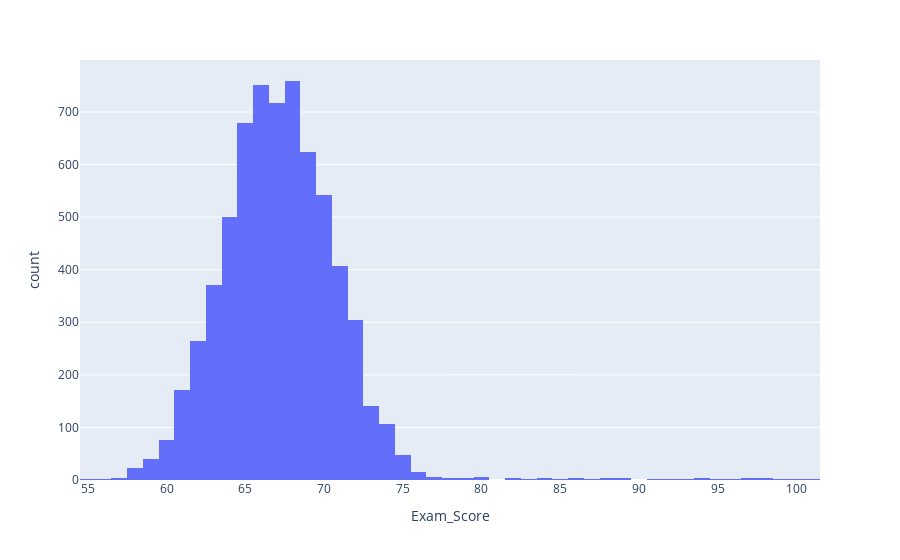

Here is the notebook cell this chart was saved with:
### Code cell
fig1.show()

### Figure 1 — Plotly figure (JSON) as saved in the notebook; plotly's stock layout.template omitted (floating-point values rounded to 4 significant figures; data arrays with more than 128 entries replaced by an {"elided": "..."} marker saying what was removed)
{"data": [{"alignmentgroup": "True", "bingroup": "x", "hovertemplate": "Exam_Score=%{x}<br>count=%{y}<extra></extra>", "legendgroup": "", "marker": {"color": "#636efa", "pattern": {"shape": ""}}, "name": "", "offsetgroup": "", "orientation": "v", "showlegend": false, "type": "histogram", "x": {"elided": "6607 int values"}, "xaxis": "x", "yaxis": "y"}], "layout": {"autosize": true, "barmode": "relative", "legend": {"tracegroupgap": 0}, "margin": {"t": 60}, "xaxis": {"anchor": "y", "autorange": true, "domain": [0, 1], "range": [54.5, 101.5], "title": {"text": "Exam_Score"}, "type": "linear"}, "yaxis": {"anchor": "x", "autorange": true, "domain": [0, 1], "range": [0, 798.9], "title": {"text": "count"}}}}
